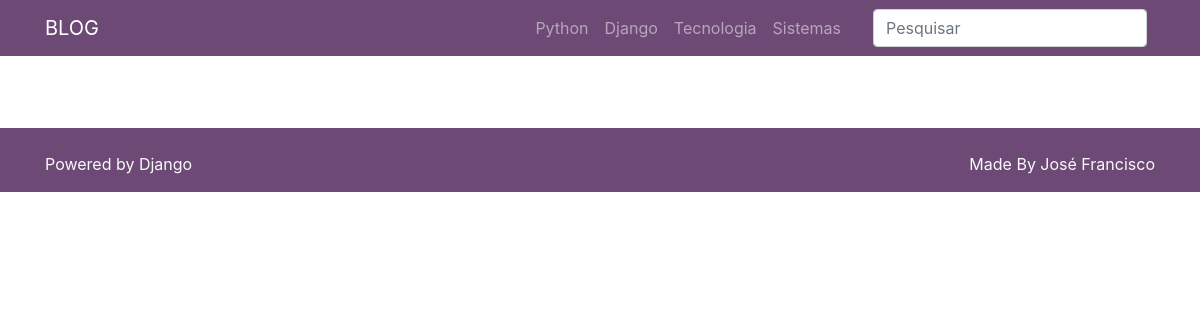
The app's page /, older data.
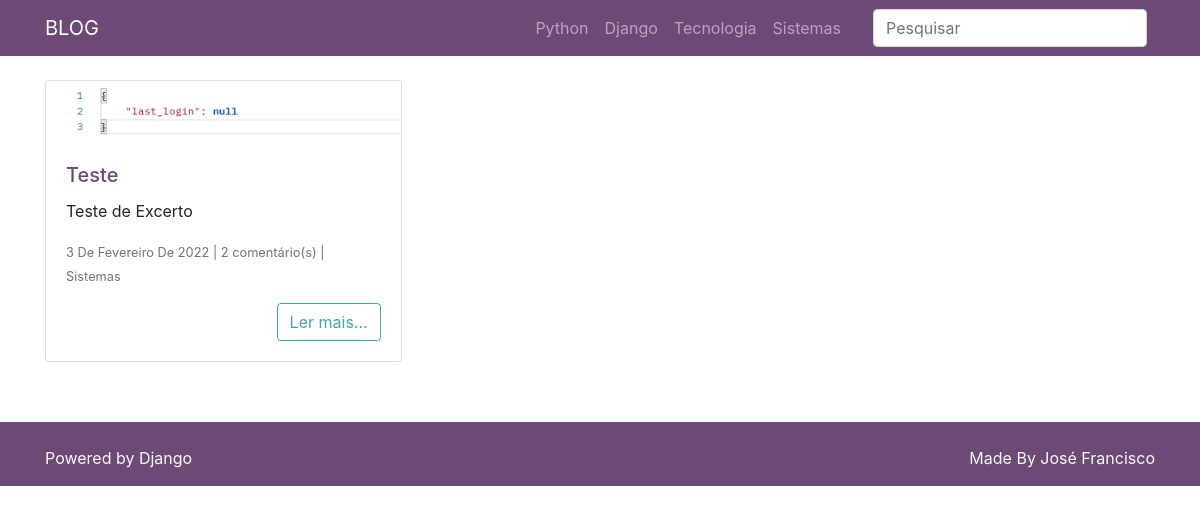
The same page, newer data.
### posts/models.py (models this page shows, shortened)
class Post(models.Model):
    titulo_post = models.CharField(max_length=255, verbose_name='Título')
    autor_post = models.ForeignKey(User, on_delete=models.DO_NOTHING)
    data_post = models.DateTimeField(default=timezone.now)
    conteudo_post = models.TextField()
    excerto_post = models.TextField()
    categoria_post = models.ForeignKey(Categoria, on_delete=models.DO_NOTHING, blank=True, null=True)
    imagem_post = models.ImageField(upload_to='post_img/%Y/%M/%d', blank=True, null=True)
    publicado_post = models.BooleanField(default=False)

### categorias/models.py (models this page shows)
class Categoria(models.Model):
    nome_cat = models.CharField(max_length=100)
    def __str__(self):
        return self.nome_cat

### posts/views.py (the view)
# urls.py: path('', views.PostIndex.as_view(), name='index'),
class PostIndex(ListView):
    model = Post
    template_name = 'posts/index.html'
    paginate_by = 3
    context_object_name = 'posts'
    def get_queryset(self):
        qs = super().get_queryset()
        qs = qs.order_by('-id').filter(publicado_post=True)
        qs = qs.annotate(
            numero_comentarios=Count(
                Case(
                    When(comentario__publicado_comentario=True, then=1)
                )
            )
        )
        return qs

### posts/templates/posts/index.html (shortened to what this page needs)
{% extends 'base.html' %}
{% load humanize %}
{% block conteudo %}
    <div class="card-columns mt-4">
        {% for post in posts %}
        <div class="card">
            {% if post.imagem_post %}
            <a href="{% url 'post_detalhes' post.id %}">
                <img class="card-img-top"
                     src="{{ post.imagem_post.url }}"
                     alt="{{ post.titulo_post }}">
            </a>
        {% endif %}
            <div class="card-body">
                <h5 class="card-title">
                    <a href="{% url 'post_detalhes' post.id %}">
                        {{ post.titulo_post }}
                    </a>
                </h5>
                <p class="card-text">
                    {{ post.excerto_post }}
                </p>
                <p class="card-text">
                    <small class="text-muted">{{post.data_post|naturalday|title}} | {{ post.numero_comentarios}} comentário(s) | {{post.categoria_post}}</small>
                </p>
                <div class="text-right">
                    <a href="{% url 'post_detalhes' post.id %}" class="btn btn-outline-secondary">Ler mais...</a>
                </div>
            </div>
        </div>
        {% endfor %}
    </div>
{% endblock %}

Row changes from the older to the newer data that the page shows:
now on this page (row edited): Post: imagem_post (picture), titulo_post "Teste", excerto_post "Teste de Excerto", data_post "3 De Fevereiro De 2022", numero_comentarios "2", categoria_post "Sistemas"
